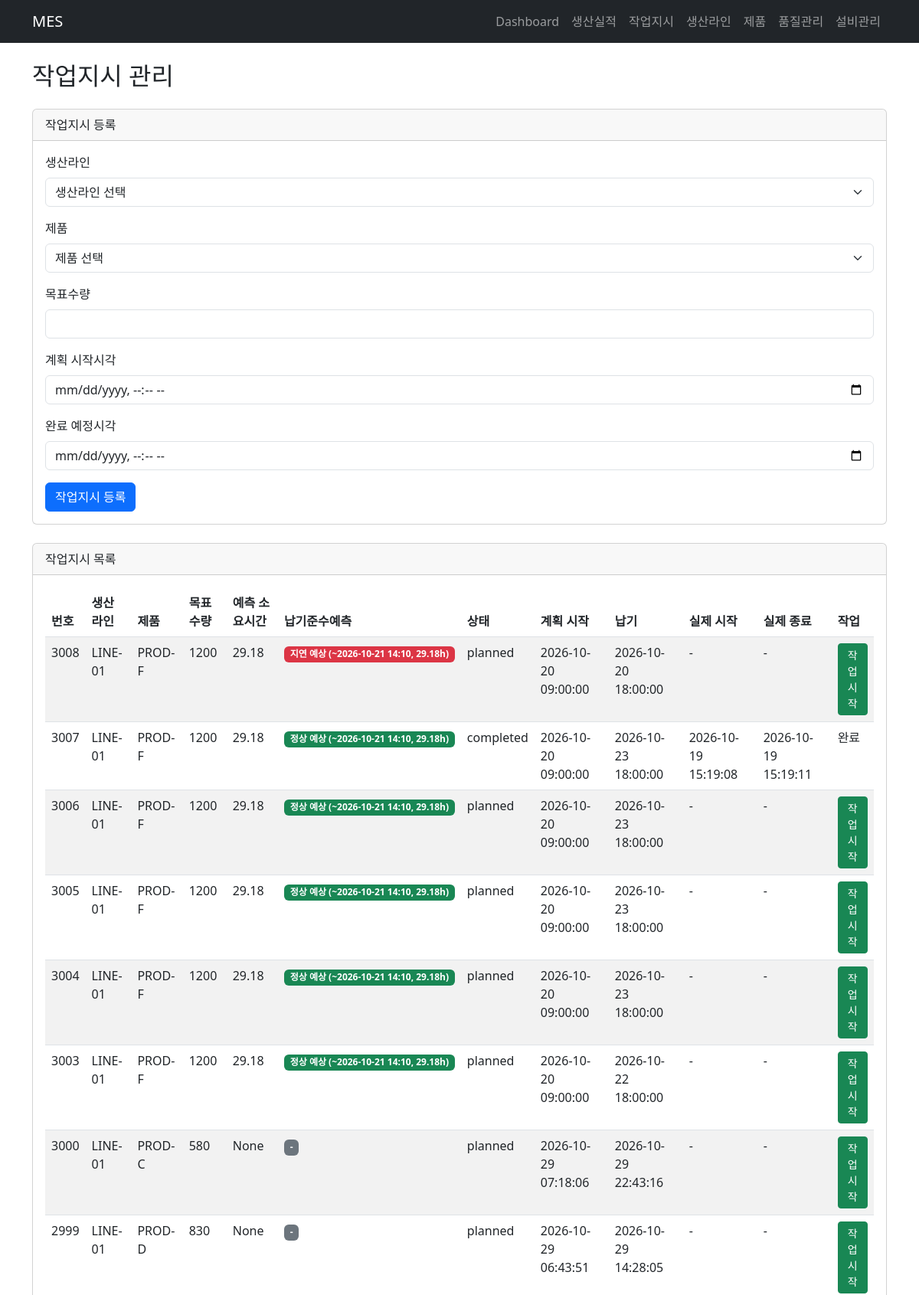
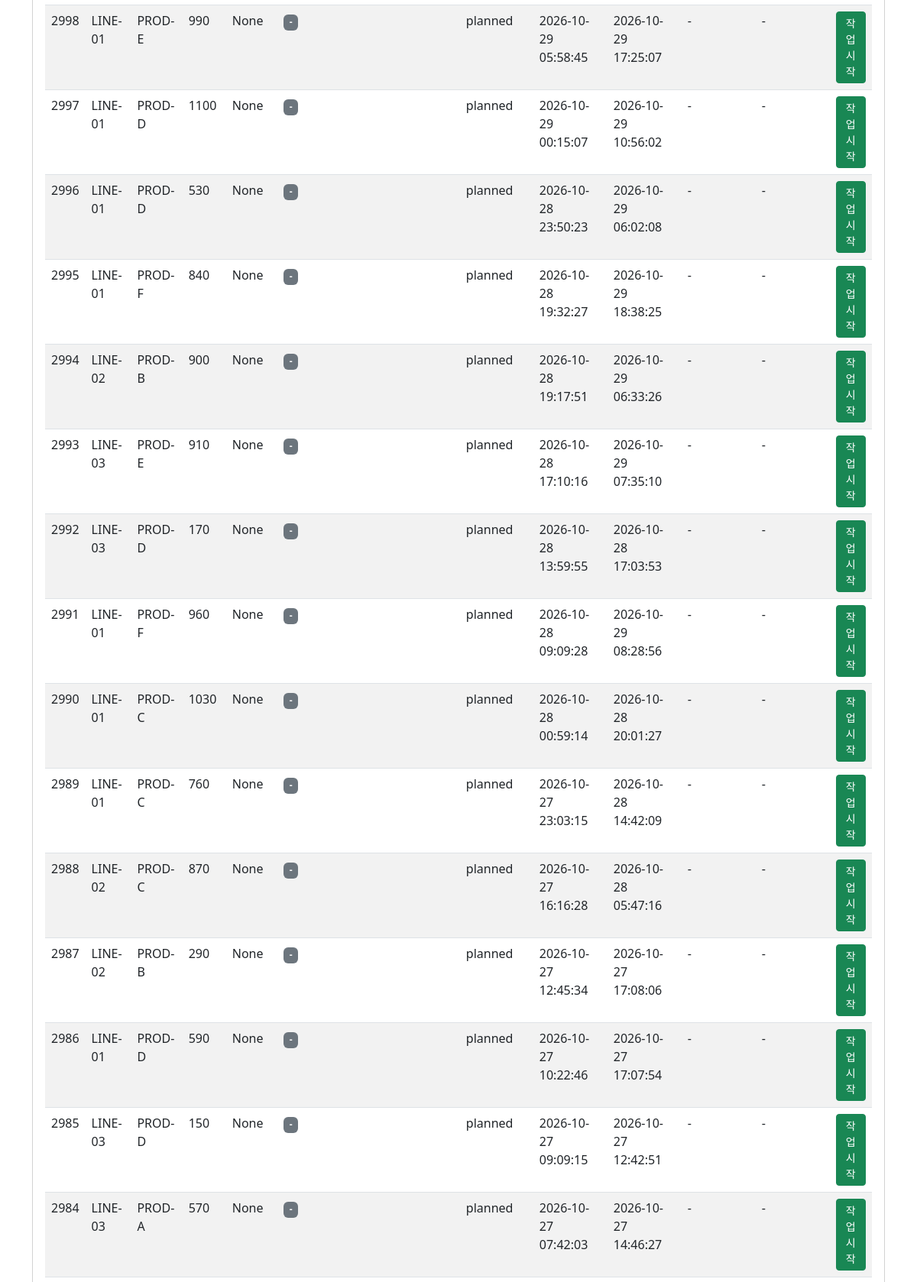
Screenshot of /work-orders (upper part) with the database file from the repository (2 pictures, top to bottom).
### tables this page shows
CREATE TABLE work_orders (

    work_order_id       INTEGER PRIMARY KEY AUTOINCREMENT,
    line_id             TEXT    NOT NULL,
    product_id          TEXT    NOT NULL,
    target_qty          INTEGER NOT NULL CHECK (target_qty > 0),
    status              TEXT    NOT NULL DEFAULT 'planned'
                        CHECK (status IN ('planned', 'running', 'completed')),
    predicted_duration_h REAL,
    predicted_late      INTEGER CHECK(predicted_late IN (0, 1)),
    predicted_late_probability REAL
        CHECK(predicted_late_probability BETWEEN 0 AND 1),
    planned_start_at    TEXT    NOT NULL,
    due_at              TEXT    NOT NULL,
    actual_start_at     TEXT,
    actual_end_at       TEXT,
    created_at          TEXT    NOT NULL DEFAULT (datetime('now', 'localtime')),

    FOREIGN KEY (line_id)
        REFERENCES production_lines(line_id),

    FOREIGN KEY (product_id)
        REFERENCES products(product_id)
    
);

### main.py (the view)
@app.get("/work-orders", response_class=HTMLResponse)
def work_orders_page(request: Request):
    orders = service.list_work_orders()
    for order in orders:
        hours = order["predicted_duration_h"]
        if hours is None:
            order["predicted_end_at"] = None
            order["predicted_late"] = None
            continue
        predicted_end = datetime.fromisoformat(order["planned_start_at"]) + timedelta(hours=hours)
        order["predicted_end_at"] = predicted_end.strftime("%Y-%m-%d %H:%M")
        order["predicted_late"] = int(predicted_end > datetime.fromisoformat(order["due_at"]))
    lines = service.list_lines()
    products = service.list_products()
    return templates.TemplateResponse(
        request=request,
        name="orders.html",
        context={
            "orders": orders,
            "lines": lines,
            "products": products
        }
    )

### templates/orders.html (shortened to what this page needs)
{% extends "base.html" %}
{% block content %}
<h2 class="mb-4">작업지시 관리</h2>
<div class="card mb-4">
    <div class="card-header">작업지시 등록</div>
    <div class="card-body">
        <form method="post" action="/work-orders">
            <div class="mb-3">
                <label class="form-label">생산라인</label>
                <select name="line_id" class="form-select" required>
                    <option value="">생산라인 선택</option>
                </select>
            </div>
            <div class="mb-3">
                <label class="form-label">제품</label>
                <select name="product_id" class="form-select" required>
                    <option value="">제품 선택</option>
                </select>
            </div>
            <div class="mb-3">
                <label class="form-label">목표수량</label>
                <input type="number" name="target_qty" min="1" class="form-control" required>
            </div>
            <div class="mb-3">
                <label class="form-label">계획 시작시각</label>
                <input type="datetime-local" name="planned_start_at" class="form-control" required>
            </div>
            <div class="mb-3">
                <label class="form-label">완료 예정시각</label>
                <input type="datetime-local" name="due_at" class="form-control" required>
            </div>
            <button type="submit" class="btn btn-primary">
                작업지시 등록
            </button>
        </form>
    </div>
</div>
<div class="card">
    <div class="card-header">작업지시 목록</div>
    <div class="card-body">
        <div class="table-responsive">
            <table class="table table-striped">
                <thead>
                    <tr>
                        <th>번호</th>
                        <th>생산라인</th>
                        <th>제품</th>
                        <th>목표수량</th>
                        <th>예측 소요시간</th>
                        <th>납기준수예측</th>
                        <th>상태</th>
                        <th>계획 시작</th>
                        <th>납기</th>
                        <th>실제 시작</th>
                        <th>실제 종료</th>
                        <th>작업</th>
                    </tr>
                </thead>
                <tbody>
                    {% for order in orders %}
                    <tr>
                        <td>{{ order.work_order_id }}</td>
                        <td>{{ order.line_id }}</td>
                        <td>{{ order.product_id }}</td>
                        <td>{{ order.target_qty }}</td>
                        <td>{{ order.predicted_duration_h }}</td>
                        <td>
                            {% if order.predicted_late is none %}
                            <span class="badge bg-secondary">-</span>
                            {% elif order.predicted_late == 1 %}
                            <span class="badge bg-danger">지연 예상 (~{{ order.predicted_end_at }}, {{ order.predicted_duration_h }}h)</span>
                            {% else %}
                            <span class="badge bg-success">정상 예상 (~{{ order.predicted_end_at }}, {{ order.predicted_duration_h }}h)</span>
                            {% endif %}
                        </td>
                        <td>{{ order.status }}</td>
                        <td>{{ order.planned_start_at }}</td>
                        <td>{{ order.due_at }}</td>
                        <td>{{ order.actual_start_at or '-' }}</td>
                        <td>{{ order.actual_end_at or '-' }}</td>
                        <td>
                            {% if order.status == 'planned' %}
                            <form method="post" action="/work-orders/{{ order.work_order_id }}/start">
                                <button type="submit" class="btn btn-sm btn-success">
                                    작업 시작
                                </button>
                            </form>
                            {% elif order.status == 'running' %}
                            <form method="post" action="/work-orders/{{ order.work_order_id }}/complete">
                                <button type="submit" class="btn btn-sm btn-primary">
                                    작업 완료
                                </button>
                            </form>
                            {% else %}
                            완료
                            {% endif %}
                        </td>
                    </tr>
                    {% endfor %}
                </tbody>
            </table>
        </div>
    </div>
</div>
{% endblock %}

### rows the page displays
work_orders: work_order_id "3008", line_id "LINE-01", product_id "PROD-F", target_qty "1200", predicted_duration_h "29.18", predicted_end_at "2026-10-21 14:10", status "planned", planned_start_at "2026-10-20 09:00:00", due_at "2026-10-20 18:00:00", actual_start_at "-", actual_end_at "-"
work_orders: work_order_id "3007", line_id "LINE-01", product_id "PROD-F", target_qty "1200", predicted_duration_h "29.18", predicted_end_at "2026-10-21 14:10", status "completed", planned_start_at "2026-10-20 09:00:00", due_at "2026-10-23 18:00:00", actual_start_at "2026-10-19 15:19:08", actual_end_at "2026-10-19 15:19:11", shows "완료"
work_orders: work_order_id "3006", line_id "LINE-01", product_id "PROD-F", target_qty "1200", predicted_duration_h "29.18", predicted_end_at "2026-10-21 14:10", status "planned", planned_start_at "2026-10-20 09:00:00", due_at "2026-10-23 18:00:00", actual_start_at "-", actual_end_at "-"
work_orders: work_order_id "3005", line_id "LINE-01", product_id "PROD-F", target_qty "1200", predicted_duration_h "29.18", predicted_end_at "2026-10-21 14:10", status "planned", planned_start_at "2026-10-20 09:00:00", due_at "2026-10-23 18:00:00", actual_start_at "-", actual_end_at "-"
work_orders: work_order_id "3004", line_id "LINE-01", product_id "PROD-F", target_qty "1200", predicted_duration_h "29.18", predicted_end_at "2026-10-21 14:10", status "planned", planned_start_at "2026-10-20 09:00:00", due_at "2026-10-23 18:00:00", actual_start_at "-", actual_end_at "-"
work_orders: work_order_id "3003", line_id "LINE-01", product_id "PROD-F", target_qty "1200", predicted_duration_h "29.18", predicted_end_at "2026-10-21 14:10", status "planned", planned_start_at "2026-10-20 09:00:00", due_at "2026-10-22 18:00:00", actual_start_at "-", actual_end_at "-"
work_orders: work_order_id "3000", line_id "LINE-01", product_id "PROD-C", target_qty "580", predicted_duration_h "None", status "planned", planned_start_at "2026-10-29 07:18:06", due_at "2026-10-29 22:43:16", actual_start_at "-", actual_end_at "-"
work_orders: work_order_id "2999", line_id "LINE-01", product_id "PROD-D", target_qty "830", predicted_duration_h "None", status "planned", planned_start_at "2026-10-29 06:43:51", due_at "2026-10-29 14:28:05", actual_start_at "-", actual_end_at "-"
work_orders: work_order_id "2998", line_id "LINE-01", product_id "PROD-E", target_qty "990", predicted_duration_h "None", status "planned", planned_start_at "2026-10-29 05:58:45", due_at "2026-10-29 17:25:07", actual_start_at "-", actual_end_at "-"
work_orders: work_order_id "2997", line_id "LINE-01", product_id "PROD-D", target_qty "1100", predicted_duration_h "None", status "planned", planned_start_at "2026-10-29 00:15:07", due_at "2026-10-29 10:56:02", actual_start_at "-", actual_end_at "-"
work_orders: work_order_id "2996", line_id "LINE-01", product_id "PROD-D", target_qty "530", predicted_duration_h "None", status "planned", planned_start_at "2026-10-28 23:50:23", due_at "2026-10-29 06:02:08", actual_start_at "-", actual_end_at "-"
work_orders: work_order_id "2995", line_id "LINE-01", product_id "PROD-F", target_qty "840", predicted_duration_h "None", status "planned", planned_start_at "2026-10-28 19:32:27", due_at "2026-10-29 18:38:25", actual_start_at "-", actual_end_at "-"
work_orders: work_order_id "2994", line_id "LINE-02", product_id "PROD-B", target_qty "900", predicted_duration_h "None", status "planned", planned_start_at "2026-10-28 19:17:51", due_at "2026-10-29 06:33:26", actual_start_at "-", actual_end_at "-"
work_orders: work_order_id "2993", line_id "LINE-03", product_id "PROD-E", target_qty "910", predicted_duration_h "None", status "planned", planned_start_at "2026-10-28 17:10:16", due_at "2026-10-29 07:35:10", actual_start_at "-", actual_end_at "-"
work_orders: work_order_id "2992", line_id "LINE-03", product_id "PROD-D", target_qty "170", predicted_duration_h "None", status "planned", planned_start_at "2026-10-28 13:59:55", due_at "2026-10-28 17:03:53", actual_start_at "-", actual_end_at "-"
work_orders: work_order_id "2991", line_id "LINE-01", product_id "PROD-F", target_qty "960", predicted_duration_h "None", status "planned", planned_start_at "2026-10-28 09:09:28", due_at "2026-10-29 08:28:56", actual_start_at "-", actual_end_at "-"
work_orders: work_order_id "2990", line_id "LINE-01", product_id "PROD-C", target_qty "1030", predicted_duration_h "None", status "planned", planned_start_at "2026-10-28 00:59:14", due_at "2026-10-28 20:01:27", actual_start_at "-", actual_end_at "-"
work_orders: work_order_id "2989", line_id "LINE-01", product_id "PROD-C", target_qty "760", predicted_duration_h "None", status "planned", planned_start_at "2026-10-27 23:03:15", due_at "2026-10-28 14:42:09", actual_start_at "-", actual_end_at "-"
work_orders: work_order_id "2988", line_id "LINE-02", product_id "PROD-C", target_qty "870", predicted_duration_h "None", status "planned", planned_start_at "2026-10-27 16:16:28", due_at "2026-10-28 05:47:16", actual_start_at "-", actual_end_at "-"
work_orders: work_order_id "2987", line_id "LINE-02", product_id "PROD-B", target_qty "290", predicted_duration_h "None", status "planned", planned_start_at "2026-10-27 12:45:34", due_at "2026-10-27 17:08:06", actual_start_at "-", actual_end_at "-"
work_orders: work_order_id "2986", line_id "LINE-01", product_id "PROD-D", target_qty "590", predicted_duration_h "None", status "planned", planned_start_at "2026-10-27 10:22:46", due_at "2026-10-27 17:07:54", actual_start_at "-", actual_end_at "-"
work_orders: work_order_id "2985", line_id "LINE-03", product_id "PROD-D", target_qty "150", predicted_duration_h "None", status "planned", planned_start_at "2026-10-27 09:09:15", due_at "2026-10-27 12:42:51", actual_start_at "-", actual_end_at "-"
work_orders: work_order_id "2984", line_id "LINE-03", product_id "PROD-A", target_qty "570", predicted_duration_h "None", status "planned", planned_start_at "2026-10-27 07:42:03", due_at "2026-10-27 14:46:27", actual_start_at "-", actual_end_at "-"
